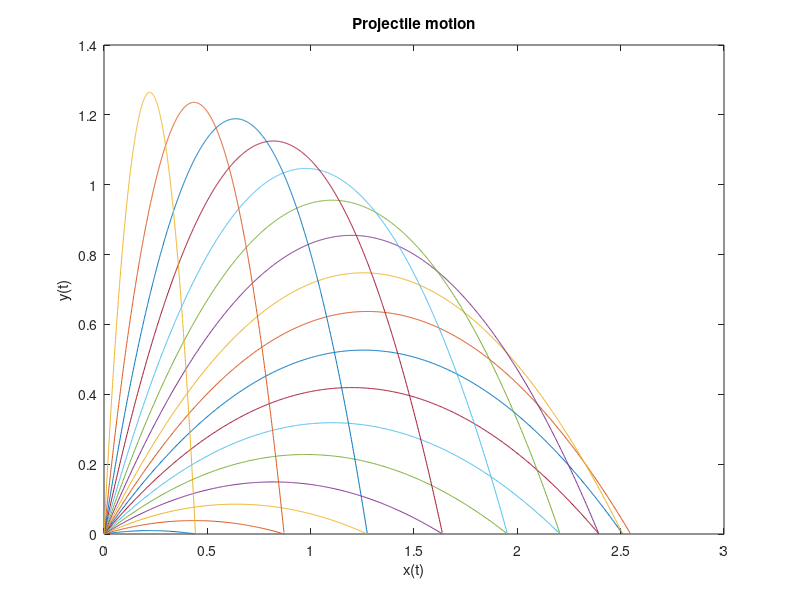

Source code (MATLAB):
clear all;
close all;
%graphics_toolkit("gnuplot");

v0=input("Enter an initial velocity: ");

x0=y0=0;
g =9.81;

x = [];
y = [];


for theta = [5:5:85]

  theta = theta*(pi/180);
  
  tfinal = 2*v0*sin(theta)/g;
  
  Vx = v0*cos(theta);
  Vy = v0*sin(theta); 
  
  t=[0:0.001:tfinal];
  
  y = y0 + Vy*t - 0.5*g*(t.^2);
  x = x0 + Vx*t;
  
  
  plot(x,y);  
  hold on;

  
end

xlabel ("x(t)");
ylabel ("y(t)");
title("Projectile motion");





    
  
    
